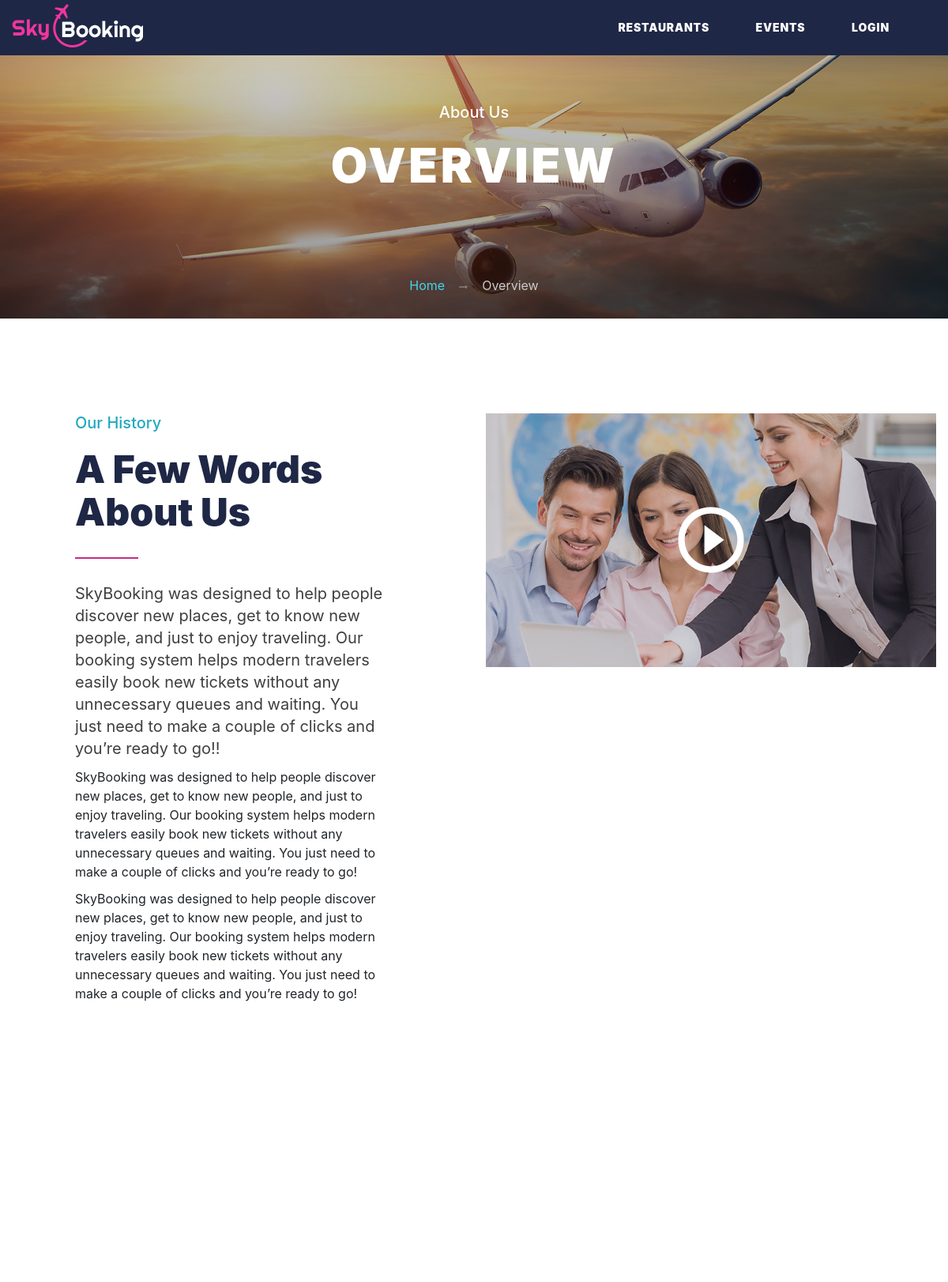
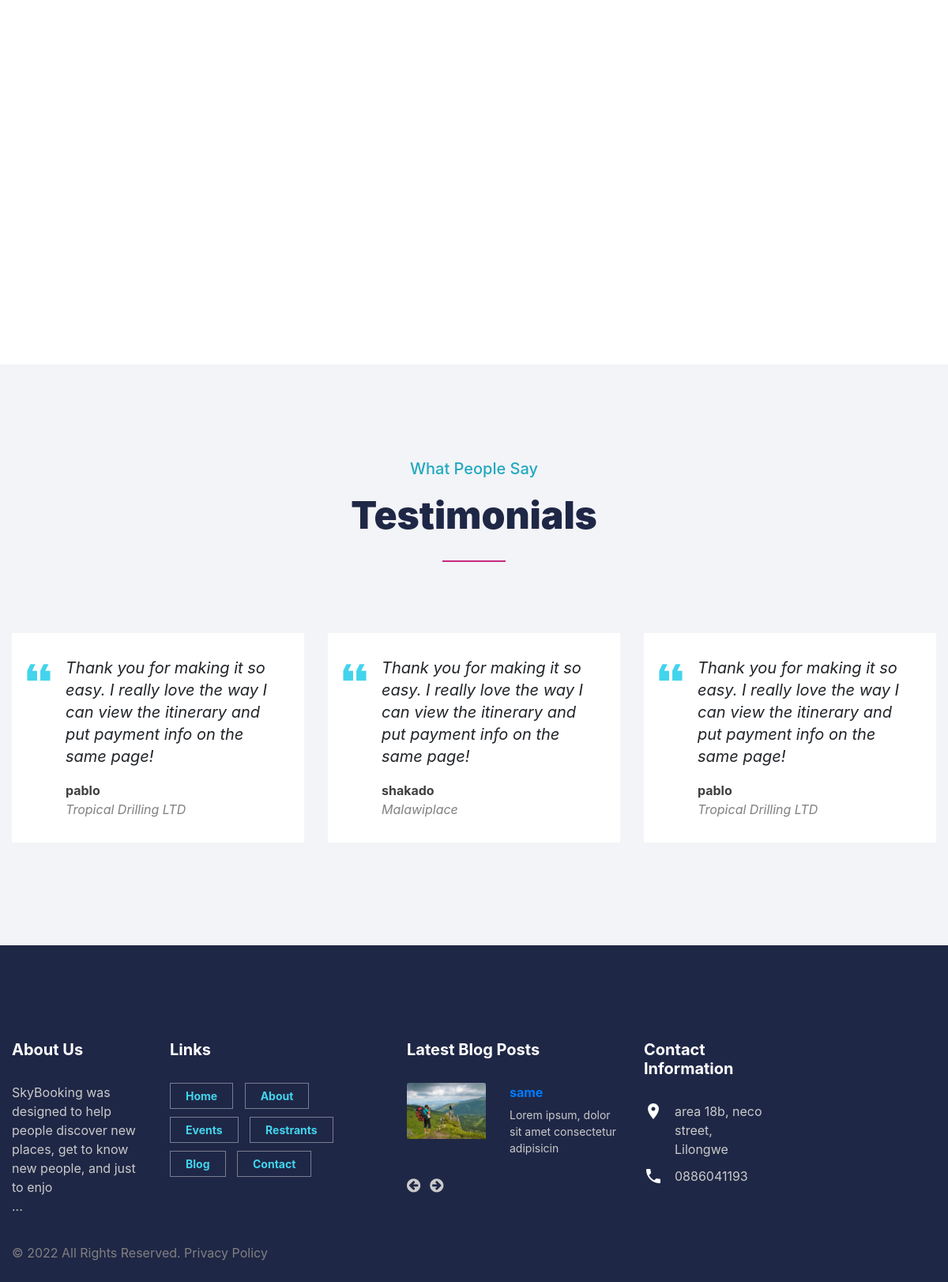
The page /about/ on the database its author committed (2 pictures, top to bottom).
### malawiplace_app/models.py (models this page shows, shortened)
class About(models.Model):
    company_name = models.CharField(null=True, max_length=300)
    content = models.TextField(null=True)
    content_2 = models.TextField(null=True)
    extra_content = models.TextField(null=True, blank=True)

class Testimonial(models.Model):
    name = models.CharField(max_length=50, null=True)
    company_name = models.CharField(max_length=100, null=True)
    content = models.TextField(max_length=300, null=False)

class Blog(models.Model):
    CATEGORY = (
        ('Travel', 'Travel'),
        ('Cars', 'Cars'),
        ('Nature', 'Nature'),
    )
    title = models.CharField(max_length=200, null=True)
    content = models.TextField(blank=False)
    content_2 = models.TextField(blank=True)
    date = models.DateTimeField(auto_now_add=True)
    img = models.ImageField(upload_to='blog_img', blank=True)
    category = models.CharField(max_length=200, null=True, choices=CATEGORY)

class ContactDetail(models.Model):
    company_name = models.CharField(max_length=50, null=True)
    phone_number = models.CharField(max_length=50, null=True)
    address = models.CharField(max_length=100, null=True, blank=True)
    location = models.CharField(max_length=100, null=True)
    facebook_link = models.URLField(blank=True, null=True)
    twitter_link = models.URLField(blank=True, null=True)
    instagram_link = models.URLField(blank=True, null=True)
    email = models.EmailField(blank=True, null=True)
    open_days = models.CharField(max_length=50, null=True)
    open_time = models.CharField(max_length=50, null=True)

### malawiplace_app/views.py (the view)
# urls.py: path('about/', views.about, name='about'),
def about(request):
    about_details = About.objects.all()
    testimonials = Testimonial.objects.all
    context = {
        'about': about_details,
        'testimonial': testimonials,
    }
    return render(request, 'malawiplace_app/overview.html', context)

### malawiplace_app/templatetags/custom_template_tags.py (called while the page is built)
@register.inclusion_tag('malawiplace_app/blog_footer.html')
def recent_blogs_footer(count=5):
    blog = Blog.objects.order_by('-date')[:count]
    return {'blog': blog}

@register.inclusion_tag('malawiplace_app/contact_footer.html')
def contact_footer(count=1):
    contact = ContactDetail.objects.order_by('-company_name')[:count]
    return {'contact': contact}

@register.inclusion_tag('malawiplace_app/about_footer.html')
def about_footer(count=1):
    about = About.objects.order_by('-company_name')[:count]
    return {'about': about}

### malawiplace_app/templates/malawiplace_app/overview.html (shortened to what this page needs)
{% extends 'malawiplace_app/globals.html' %}
{% load static %}
{% block content %}
      <section class="bg-image-06">
        <div class="breadcrumb-wrapper">
          <div class="container context-dark section-30 section-xl-top-60">
            <h5>About Us</h5>
            <h1 class="text-ubold">Overview</h1>
            <ol class="breadcrumb">
              <li><a href="{% url 'Home' %}">Home</a></li>
              <li>Overview
              </li>
            </ol>
          </div>
        </div>
      </section>
      <section class="section-80 section-lg-120">
        <div class="container container-wide text-xl-left">
          <div class="row row-50 justify-content-xl-between">
            <div class="col-xl-6 order-xl-1">
              <div>
                <div class="img-wrap">
                  <figure><span class="icon mdi mdi-play-circle-outline" data-toggle="modal" data-target="#myModal"></span><img class="img-responsive center-block" src="{% static  'images/overview-01.jpg' %}" width="800" height="450" alt=""></figure>
                </div>
              </div>
            </div>
            {% for item in about %}
            <div class="col-xl-5">
              <div class="inset-xl-left-80">
                <h5 class="text-info-dr">Our History</h5>
                <h2 class="text-ubold">A Few Words About Us</h2>
                <hr class="divider divider-lg-left divider-primary divider-80">
                <p class="big text-base">{{item.content}}!</p>
                <p>{{item.content_2}}</p>
                {% if item.extra_content %}
                <p> {{ item.extra_content }}</p>
                {% endif %}
              </div>
            </div>
            {% endfor %}
          </div>
        </div>
      </section>
      <section class="section-80 section-lg-120">
        <div class="container container-wide">
          <div class="row row-50">
          </div>
        </div>
      </section>
      <section class="section-80 section-lg-120 bg-gray-lighter">
        <div class="container container-wide">
          <h5 class="text-info-dr">What People Say</h5>
          <h2 class="text-ubold">Testimonials</h2>
          <hr class="divider divider-primary divider-80">
          <div class="owl-carousel owl-dots-lg text-left" data-dots="true" data-items="1" data-md-items="2" data-xl-items="3" data-margin="30" data-mouse-drag="false">
                  {% for item in testimonial %}
                  <blockquote class="quote-boxed">
                    <p>
                      <q>{{item.content}}</q>
                    </p>
                    <div class="unit unit-spacing-xs flex-row align-items-center">
                      <div class="unit-body">
                        <div class="text-base text-bold">{{item.name}}</div>
                        <div class="text-gray text-italic">{{item.company_name}}</div>
                      </div>
                    </div>
                  </blockquote>
                  {% endfor %}
          </div>
        </div>
      </section>
{% endblock %}

### malawiplace_app/templates/malawiplace_app/about_footer.html
{% for item in about %}
<p>{{item.content|slice:":100"|safe}}</p>
{% endfor %}

### malawiplace_app/templates/malawiplace_app/blog_footer.html
{% for item in blog%}
<div class="unit flex-column flex-md-row">
    <div class="unit-left"><img class="img-responsive center-block" src="{{item.img.url}}" width="100" height="10" alt=""></div>
    <div class="unit-body">
      <div class="text-bold"><a href="{% url 'blog_single' item.id %}">{{item.title}}</a></div><span class="d-block small">{{item.content|slice:":50"|safe}}</span>
    </div>
  </div>
  {% endfor %}

### malawiplace_app/templates/malawiplace_app/contact_footer.html
{% for item in contact %}
<div class="col-md-6 col-xl-2" style="z-index: 99;">
    <h5 class="text-bold">Contact Information</h5>
    <div class="text-left">
      <div class="unit flex-row unit-spacing-15">
        <div class="unit-left"><span class="text-white icon icon-sm mdi mdi-map-marker"></span></div>
        <div class="unit-body"><a class="text-gray-light" href="#">{{item.address}},<br class="d-none d-xl-block">{{item.location}}</a></div>
      </div>
      <div class="unit flex-row unit-spacing-15">
        <div class="unit-left"><span class="text-white icon icon-sm mdi mdi-phone"></span></div>
        <div class="unit-body"><a class="text-gray-light" href="tel:{{item.phone_number}}">{{item.phone_number}}</a></div>
      </div>
    </div>
  </div>
{% endfor %}

### rows shown on the page
About: content "SkyBooking was designed to help people discover new places, get to know new people, and just to enjoy traveling. Our booking system helps modern travelers easily book new tickets without any unnecessary queues and waiting. You just need to make a couple of clicks and you’re ready to go!", content_2 "SkyBooking was designed to help people discover new places, get to know new people, and just to enjoy traveling. Our booking system helps modern travelers easily book new tickets without any unnecessary queues and waiting. You just need to make a couple of clicks and you’re ready to go!", extra_content "SkyBooking was designed to help people discover new places, get to know new people, and just to enjoy traveling. Our booking system helps modern travelers easily book new tickets without any unnecessary queues and waiting. You just need to make a couple of clicks and you’re ready to go!", content "SkyBooking was designed to help people discover new places, get to know new people, and just to enjo"
Testimonial: content "Thank you for making it so easy. I really love the way I can view the itinerary and put payment info on the same page!", name "pablo", company_name "Tropical Drilling LTD"
Testimonial: content "Thank you for making it so easy. I really love the way I can view the itinerary and put payment info on the same page!", name "shakado", company_name "Malawiplace"
Blog: img (picture), title "same", content "Lorem ipsum, dolor sit amet consectetur adipisicin"
ContactDetail: address "area 18b, neco street", location "Lilongwe", phone_number "0886041193"
